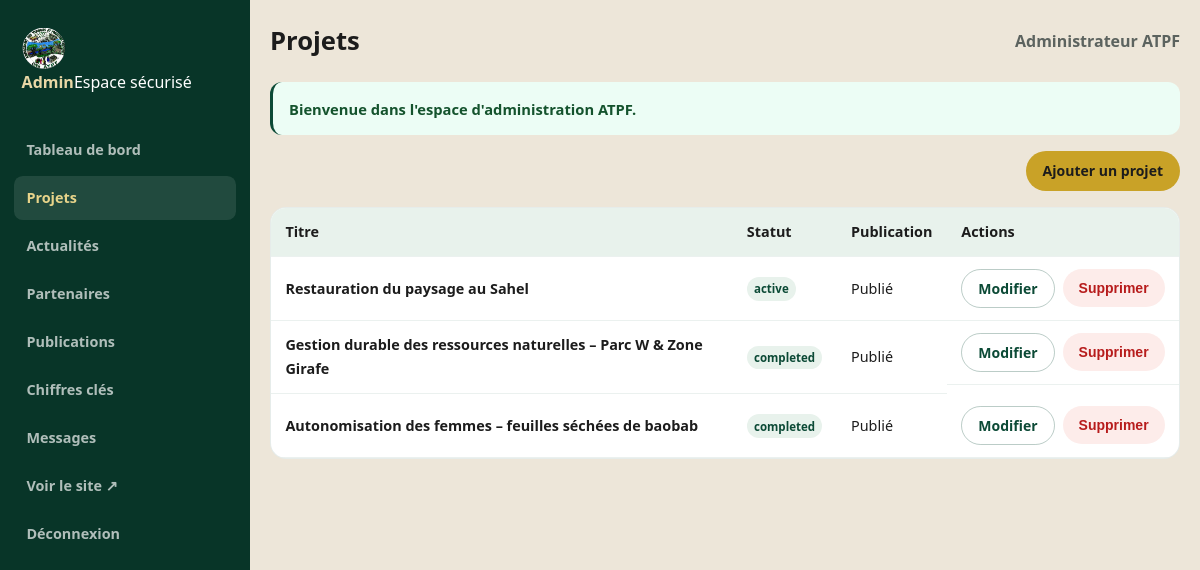
Page /admin/projets (signed in) on the committed database.
### tables this page shows
CREATE TABLE projects (
  id INT UNSIGNED AUTO_INCREMENT PRIMARY KEY,
  title VARCHAR(255) NOT NULL,
  slug VARCHAR(255) NOT NULL UNIQUE,
  summary TEXT NOT NULL,
  content LONGTEXT NULL,
  cover_image VARCHAR(255) NULL,
  gallery JSON NULL,
  zone VARCHAR(255) NULL,
  period_start DATE NULL,
  period_end DATE NULL,
  period_label VARCHAR(120) NULL,
  partner_name VARCHAR(255) NULL,
  status ENUM('active','completed','planned','draft') NOT NULL DEFAULT 'draft',
  beneficiaries_note VARCHAR(255) NULL,
  is_featured TINYINT(1) NOT NULL DEFAULT 0,
  is_published TINYINT(1) NOT NULL DEFAULT 0,
  published_at DATETIME NULL,
  meta_title VARCHAR(255) NULL,
  meta_description VARCHAR(320) NULL,
  sort_order INT NOT NULL DEFAULT 0,
  created_at DATETIME NOT NULL DEFAULT CURRENT_TIMESTAMP,
  updated_at DATETIME NOT NULL DEFAULT CURRENT_TIMESTAMP ON UPDATE CURRENT_TIMESTAMP,
  INDEX idx_status (status),
  INDEX idx_published (is_published)
);

### app/Controllers/AdminController.php (called while the page is built, shortened)
<?php
class AdminController extends Controller
{
    public function projects(): void
    {
        view('admin/projects/index', [
            'title' => 'Projets',
            'items' => Project::allAdmin(),
        ], 'layouts/admin');
    }
}

### index.php (called while the page is built, shortened)
<?php
$router = new Router();
$router->get('/', [HomeController::class, 'index']);
$router->get('/a-propos', [PageController::class, 'about']);
$router->get('/domaines', [PageController::class, 'domains']);
$router->get('/projets', [ProjectController::class, 'index']);
$router->get('/projets/{slug}', [ProjectController::class, 'show']);
$router->get('/impact', [PageController::class, 'impact']);
$router->get('/actualites', [NewsController::class, 'index']);
$router->get('/actualites/{slug}', [NewsController::class, 'show']);
$router->get('/ressources', [PageController::class, 'resources']);
$router->get('/partenaires', [PageController::class, 'partners']);
$router->get('/contact', [PageController::class, 'contact']);
$router->post('/contact', [PageController::class, 'contactSubmit']);
$router->get('/api/regions/{slug}', [ApiController::class, 'region']);
$router->get('/admin/login', [AdminController::class, 'loginForm']);
$router->post('/admin/login', [AdminController::class, 'login']);
$router->get('/admin/logout', [AdminController::class, 'logout']);
$router->get('/admin', [AdminController::class, 'dashboard']);
$router->get('/admin/projets', [AdminController::class, 'projects']);
$router->get('/admin/projets/create', [AdminController::class, 'projectForm']);
$router->get('/admin/projets/edit/{id}', [AdminController::class, 'projectForm']);
$router->post('/admin/projets/save', [AdminController::class, 'projectSave']);
$router->post('/admin/projets/delete', [AdminController::class, 'projectDelete']);
$router->get('/admin/actualites', [AdminController::class, 'news']);
$router->get('/admin/actualites/create', [AdminController::class, 'newsForm']);
$router->get('/admin/actualites/edit/{id}', [AdminController::class, 'newsForm']);
$router->post('/admin/actualites/save', [AdminController::class, 'newsSave']);
$router->post('/admin/actualites/delete', [AdminController::class, 'newsDelete']);
$router->get('/admin/partenaires', [AdminController::class, 'partners']);
$router->post('/admin/partenaires/save', [AdminController::class, 'partnerSave']);
$router->post('/admin/partenaires/delete', [AdminController::class, 'partnerDelete']);
$router->get('/admin/chiffres', [AdminController::class, 'stats']);
$router->post('/admin/chiffres/save', [AdminController::class, 'statsSave']);
$router->get('/admin/messages', [AdminController::class, 'messages']);
$router->post('/admin/messages/read', [AdminController::class, 'messageRead']);
$router->get('/admin/ressources', [AdminController::class, 'resources']);
$router->post('/admin/ressources/save', [AdminController::class, 'resourceSave']);
$router->dispatch($_SERVER['REQUEST_METHOD'], $_SERVER['REQUEST_URI'] ?? '/');

### app/Database.php (called while the page is built, shortened)
<?php
class Database
{
    private static ?PDO $pdo = null;
    public static function connect(array $config): void
    {
        $dsn = sprintf(
            'mysql:host=%s;port=%s;dbname=%s;charset=utf8mb4',
            $config['host'],
            $config['port'],
            $config['database']
        );
        self::$pdo = new PDO($dsn, $config['username'], $config['password'], [
            PDO::ATTR_ERRMODE => PDO::ERRMODE_EXCEPTION,
            PDO::ATTR_DEFAULT_FETCH_MODE => PDO::FETCH_ASSOC,
            PDO::ATTR_EMULATE_PREPARES => false,
            PDO::MYSQL_ATTR_INIT_COMMAND => "SET NAMES utf8mb4 COLLATE utf8mb4_unicode_ci",
        ]);
        self::$pdo->exec("SET NAMES utf8mb4 COLLATE utf8mb4_unicode_ci");
    }
    public static function pdo(): PDO
    {
        return self::$pdo;
    }
    public static function query(string $sql, array $params = []): PDOStatement
    {
        $stmt = self::pdo()->prepare($sql);
        $stmt->execute($params);
        return $stmt;
    }
    public static function fetchAll(string $sql, array $params = []): array
    {
        return self::query($sql, $params)->fetchAll();
    }
}

### app/Models/Project.php (called while the page is built, shortened)
<?php
class Project
{
    public static function allAdmin(): array
    {
        return Database::fetchAll('SELECT * FROM projects ORDER BY updated_at DESC');
    }
}

### views/admin/projects/index.php (the view, shortened to what this page needs)
<div style="margin-bottom:1rem;display:flex;justify-content:flex-end">
  <a class="btn btn-primary btn-sm" href="<?= base_path('admin/projets/create') ?>">Ajouter un projet</a>
</div>
<div class="table-wrap">
  <table>
    <thead>
      <tr><th>Titre</th><th>Statut</th><th>Publication</th><th>Actions</th></tr>
    </thead>
    <tbody>
      <?php foreach ($items as $item): ?>
        <tr>
          <td><strong><?= e($item['title']) ?></strong></td>
          <td><span class="badge"><?= e($item['status']) ?></span></td>
          <td><?= $item['is_published'] ? 'Publié' : 'Brouillon' ?></td>
          <td style="display:flex;gap:.5rem">
            <a class="btn btn-outline btn-sm" href="<?= base_path('admin/projets/edit/' . $item['id']) ?>">Modifier</a>
            <form method="post" action="<?= base_path('admin/projets/delete') ?>" onsubmit="return confirm('Supprimer ce projet ?')">
              <button class="btn btn-sm" type="submit" style="background:#fdecea;color:#b71c1c;border:0">Supprimer</button>
            </form>
          </td>
        </tr>
      <?php endforeach; ?>
    </tbody>
  </table>
</div>

### app/Router.php (shortened to what this page needs)
<?php
class Router
{
    private array $routes = [];
    private function add(string $method, string $path, callable|array $handler): void
    {
        $this->routes[] = compact('method', 'path', 'handler');
    }
    public function dispatch(string $method, string $uri): void
    {
        $path = parse_url($uri, PHP_URL_PATH) ?: '/';
        $base = rtrim((string) config('base_path'), '/');
        if ($base && str_starts_with($path, $base)) {
            $path = substr($path, strlen($base)) ?: '/';
        }
        $path = '/' . trim($path, '/');
        if ($path !== '/') {
            $path = rtrim($path, '/');
        }
        foreach ($this->routes as $route) {
            if ($route['method'] !== strtoupper($method)) {
                continue;
            }
            $pattern = preg_replace('#\{([a-zA-Z_]+)\}#', '(?P<$1>[^/]+)', $route['path']);
            $pattern = '#^' . $pattern . '$#';
            if (!preg_match($pattern, $path, $matches)) {
                continue;
            }
            $params = array_filter($matches, 'is_string', ARRAY_FILTER_USE_KEY);
            $handler = $route['handler'];
            if (is_array($handler)) {
                [$class, $action] = $handler;
                $controller = new $class();
                call_user_func_array([$controller, $action], $params);
                return;
            }
            return;
        }
    }
}

### assets/css/app.css (style rules this page uses)
:root { --adk-green: #0c4a36; --adk-green-deep: #083528; --adk-green-soft: #1a6b4f; --adk-green-pale: #e8f2ec; --adk-gold: #c9a227; --adk-gold-soft: #e8d48a; --adk-cream: #f7f4ef; --adk-beige: #ede6d9; --adk-ink: #1c1c1c; --adk-muted: #5c635f; --adk-white: #ffffff; --adk-radius: 1rem; --header-h: 5rem; --font-sans: "Plus Jakarta Sans", "Segoe UI", sans-serif; }
*, *::before, *::after { box-sizing: border-box; }
html { scroll-behavior: smooth; }
body { margin: 0; font-family: var(--font-sans); color: var(--adk-ink); background: var(--adk-cream); line-height: 1.65; -webkit-font-smoothing: antialiased; }
a { color: inherit; text-decoration: none; }
.btn { display: inline-flex; align-items: center; justify-content: center; gap: .55rem; min-height: 3rem; padding: .75rem 1.35rem; border-radius: 999px; border: 1.5px solid transparent; font-weight: 650; font-size: .95rem; transition: .25s ease; cursor: pointer; white-space: nowrap; }
.btn-primary { background: var(--adk-gold); color: var(--adk-ink); }
.btn-outline { background: transparent; color: var(--adk-green); border-color: rgba(12,74,54,.28); }
.btn-sm { min-height: 2.4rem; padding: .45rem 1rem; font-size: .875rem; }
.admin-body { background: #f3f1ec; }
:root { --atpf-green: var(--adk-green); --forest: var(--adk-green); --forest-deep: var(--adk-green-deep); --leaf: var(--adk-green-soft); --gold: var(--adk-gold); --cream: var(--adk-cream); --ink: var(--adk-ink); --muted: var(--adk-muted); --white: var(--adk-white); --line: rgba(12,74,54,.12); --font-display: var(--font-sans); --font-body: var(--font-sans); }
.admin-body { background: var(--adk-beige); }
.table-wrap { background:#fff; border:1px solid rgba(12,74,54,.1); border-radius:var(--adk-radius); overflow:auto; }
table { width:100%; border-collapse:collapse; }
th, td { padding:.75rem .9rem; border-bottom:1px solid rgba(12,74,54,.08); text-align:left; font-size:.9rem; }
th { background:var(--adk-green-pale); font-weight:700; }
.badge { display:inline-flex; padding:.15rem .45rem; font-size:.72rem; font-weight:700; background:var(--adk-green-pale); color:var(--adk-green); border-radius:999px; }

### rows in the picture
projects: title "Restauration du paysage au Sahel", status "active", is_published "Publié"
projects: title "Gestion durable des ressources naturelles – Parc W & Zone Girafe", status "completed", is_published "Publié"
projects: title "Autonomisation des femmes – feuilles séchées de baobab", status "completed", is_published "Publié"
